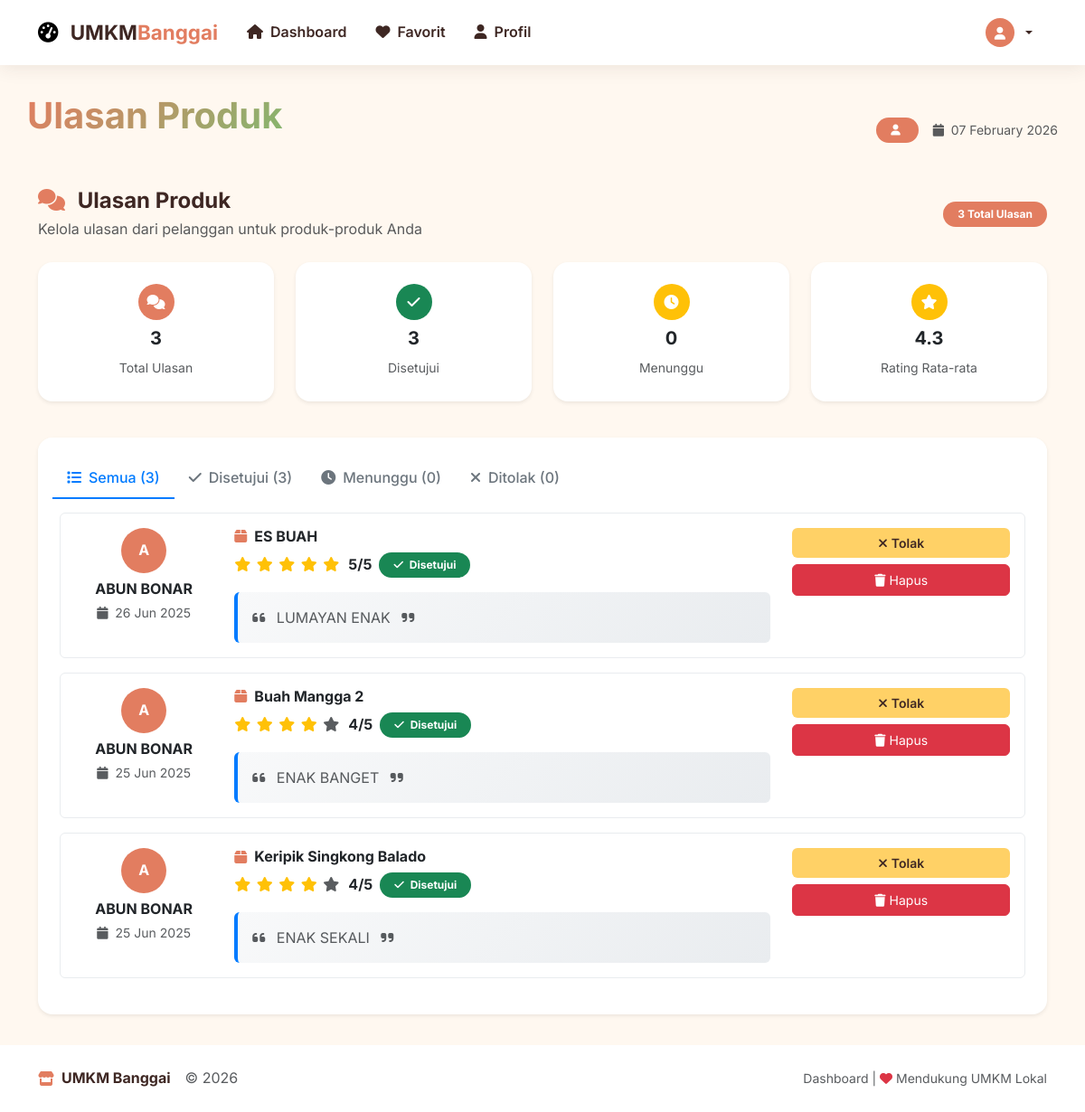
Page /index.php/seller/ulasan on the committed database.
### tables this page shows
CREATE TABLE `produk_ulasan` (
  `id` int(11) NOT NULL,
  `id_produk` int(11) NOT NULL,
  `id_user` int(11) NOT NULL,
  `rating` tinyint(1) NOT NULL,
  `komentar` text DEFAULT NULL,
  `status` enum('pending','approved','rejected') NOT NULL DEFAULT 'pending',
  `created_at` timestamp NOT NULL DEFAULT current_timestamp(),
  `updated_at` timestamp NOT NULL DEFAULT current_timestamp() ON UPDATE current_timestamp()
);

CREATE TABLE `users` (
  `id` int(11) NOT NULL,
  `nama` varchar(100) NOT NULL,
  `email` varchar(100) NOT NULL,
  `password` varchar(255) NOT NULL,
  `role` enum('admin','penjual','pengguna') NOT NULL DEFAULT 'pengguna',
  `created_at` timestamp NOT NULL DEFAULT current_timestamp(),
  `lokasi` varchar(255) DEFAULT NULL,
  `foto` varchar(255) DEFAULT NULL,
  `reset_token` varchar(255) DEFAULT NULL,
  `reset_token_expires_at` datetime DEFAULT NULL
);

CREATE TABLE `produk` (
  `id` int(11) NOT NULL,
  `id_toko` int(11) NOT NULL,
  `id_kategori` int(11) NOT NULL,
  `nama_produk` varchar(200) NOT NULL,
  `deskripsi` text DEFAULT NULL,
  `harga` int(11) NOT NULL DEFAULT 0,
  `status_produk` enum('Tersedia','Habis') NOT NULL DEFAULT 'Tersedia',
  `gambar_produk` varchar(255) DEFAULT 'default_produk.jpg',
  `link_whatsapp` varchar(255) DEFAULT NULL,
  `link_gofood` varchar(255) DEFAULT NULL,
  `link_grabfood` varchar(255) DEFAULT NULL,
  `link_shopeefood` varchar(255) DEFAULT NULL,
  `link_maxim` varchar(255) DEFAULT NULL,
  `rating_rata` decimal(2,1) DEFAULT 0.0,
  `jumlah_ulasan` int(11) DEFAULT 0,
  `created_at` timestamp NOT NULL DEFAULT current_timestamp()
);

### application/controllers/Seller.php (called while the page is built, shortened)
<?php
class Seller extends CI_Controller {
    private $toko_id;
    public function __construct() {
        $this->load->model(['Toko_model', 'Produk_model', 'Ulasan_model', 'Kategori_model', 'User_model']);
        $this->load->library('upload');
        $toko = $this->Toko_model->get_toko_by_user_id($this->session->userdata('id'));
        $this->toko_id = $toko ? $toko['id'] : NULL;
    }
    public function ulasan()
    {
        $data['title'] = 'Ulasan Produk';
        $data['ulasan_toko'] = $this->Ulasan_model->get_all_ulasan(null, 0, $this->toko_id);
        $data['page_content'] = 'seller/ulasan/index';
        $this->load->view('layouts/dashboard_layout', $data);
    }
}

### index.php (called while the page is built, shortened)
<?php
require_once BASEPATH.'core/CodeIgniter.php';

### application/models/Ulasan_model.php (called while the page is built, shortened)
<?php
class Ulasan_model extends CI_Model {
    public function get_all_ulasan($limit = null, $offset = 0, $id_toko = null)
    {
        $this->db->select('
            u.*,
            us.nama as nama_user,
            p.nama_produk,
            t.nama_toko
        ');
        $this->db->from('produk_ulasan u');
        $this->db->join('users us', 'u.id_user = us.id', 'left');
        $this->db->join('produk p', 'u.id_produk = p.id', 'left');
        $this->db->join('toko t', 'p.id_toko = t.id', 'left');
        $this->db->order_by('u.created_at', 'DESC');
        $query = $this->db->get();
        return $query->result_array();
    }
}

### application/views/seller/ulasan/_ulasan_item.php (the view, shortened to what this page needs)
<div class="ulasan-item border rounded p-3 mb-3 bg-white">
    <div class="row align-items-start">
        <div class="col-md-2 text-center mb-3 mb-md-0">
            <div class="rounded-circle bg-primary d-inline-flex align-items-center justify-content-center text-white fw-bold mb-2"
                 style="width: 50px; height: 50px;">
                <?php echo strtoupper(substr($ulasan['nama_user'], 0, 1)); ?>
            </div>
            <h6 class="fw-bold mb-1"><?php echo htmlspecialchars($ulasan['nama_user']); ?></h6>
            <small class="text-muted">
                <i class="fas fa-calendar me-1"></i>
                <?php echo date('d M Y', strtotime($ulasan['created_at'])); ?>
            </small>
        </div>
        <div class="col-md-7">
            <div class="d-flex align-items-center mb-2">
                <i class="fas fa-box me-2 text-primary"></i>
                <h6 class="fw-bold mb-0"><?php echo htmlspecialchars($ulasan['nama_produk']); ?></h6>
            </div>
            <div class="d-flex align-items-center mb-3">
                <div class="rating-stars me-2">
                    <?php for($i = 1; $i <= 5; $i++): ?>
                        <i class="fas fa-star <?php echo ($i <= $ulasan['rating']) ? 'text-warning' : 'text-muted'; ?>"></i>
                    <?php endfor; ?>
                </div>
                <span class="fw-bold me-2"><?php echo $ulasan['rating']; ?>/5</span>
                <?php
                $status_class = '';
                $status_text = '';
                $status_icon = '';
                switch($ulasan['status']) {
                    case 'approved':
                        $status_class = 'bg-success';
                        $status_text = 'Disetujui';
                        $status_icon = 'fas fa-check';
                        break;
                }
                ?>
                <span class="badge <?php echo $status_class; ?> rounded-pill px-3 py-2">
                    <i class="<?php echo $status_icon; ?> me-1"></i>
                    <?php echo $status_text; ?>
                </span>
            </div>
            <div class="review-comment p-3 bg-light rounded">
                <p class="mb-0 text-muted lh-base">
                    <i class="fas fa-quote-left me-2"></i>
                    <?php echo nl2br(htmlspecialchars($ulasan['komentar'])); ?>
                    <i class="fas fa-quote-right ms-2"></i>
                </p>
            </div>
        </div>
        <div class="col-md-3 text-end">
            <div class="btn-group-vertical w-100" role="group">
                <?php if ($ulasan['status'] == 'pending'): ?>
                    <a href="<?php echo site_url('seller/setujui_ulasan/' . $ulasan['id']); ?>"
                       class="btn btn-success btn-sm mb-2 btn-approve">
                        <i class="fas fa-check me-1"></i>Setujui
                    </a>
                    <a href="<?php echo site_url('seller/tolak_ulasan/' . $ulasan['id']); ?>"
                       class="btn btn-warning btn-sm mb-2 btn-reject">
                        <i class="fas fa-times me-1"></i>Tolak
                    </a>
                <?php elseif ($ulasan['status'] == 'approved'): ?>
                    <a href="<?php echo site_url('seller/tolak_ulasan/' . $ulasan['id']); ?>"
                       class="btn btn-warning btn-sm mb-2 btn-reject">
                        <i class="fas fa-times me-1"></i>Tolak
                    </a>
                <?php endif; ?>
                <a href="<?php echo site_url('seller/hapus_ulasan/' . $ulasan['id']); ?>"
                   class="btn btn-danger btn-sm btn-delete">
                    <i class="fas fa-trash me-1"></i>Hapus
                </a>
            </div>
        </div>
    </div>
</div>

### application/views/seller/ulasan/index.php (shortened to what this page needs)
<div class="container-fluid">
    <div class="row mb-4">
        <div class="col">
            <div class="d-flex align-items-center justify-content-between">
                <div>
                    <h4 class="fw-bold mb-1">
                        <i class="fas fa-comments me-2 text-primary"></i>
                        Ulasan Produk
                    </h4>
                    <p class="text-muted mb-0">Kelola ulasan dari pelanggan untuk produk-produk Anda</p>
                </div>
                <div>
                    <span class="badge bg-primary rounded-pill px-3 py-2">
                        <?php echo count($ulasan_toko); ?> Total Ulasan
                    </span>
                </div>
            </div>
        </div>
    </div>
    <div class="row mb-4">
        <?php
        $total_ulasan = count($ulasan_toko);
        $approved = array_filter($ulasan_toko, function($u) { return $u['status'] == 'approved'; });
        $pending = array_filter($ulasan_toko, function($u) { return $u['status'] == 'pending'; });
        $rejected = array_filter($ulasan_toko, function($u) { return $u['status'] == 'rejected'; });
        $avg_rating = 0;
        if (!empty($approved)) {
            $total_rating = array_sum(array_column($approved, 'rating'));
            $avg_rating = round($total_rating / count($approved), 1);
        }
        ?>
        <div class="col-md-3 mb-3">
            <div class="card border-0 shadow-sm text-center h-100">
                <div class="card-body">
                    <div class="rounded-circle bg-primary d-inline-flex align-items-center justify-content-center mb-2"
                         style="width: 40px; height: 40px;">
                        <i class="fas fa-comments text-white"></i>
                    </div>
                    <h5 class="fw-bold"><?php echo $total_ulasan; ?></h5>
                    <small class="text-muted">Total Ulasan</small>
                </div>
            </div>
        </div>
        <div class="col-md-3 mb-3">
            <div class="card border-0 shadow-sm text-center h-100">
                <div class="card-body">
                    <div class="rounded-circle bg-success d-inline-flex align-items-center justify-content-center mb-2"
                         style="width: 40px; height: 40px;">
                        <i class="fas fa-check text-white"></i>
                    </div>
                    <h5 class="fw-bold"><?php echo count($approved); ?></h5>
                    <small class="text-muted">Disetujui</small>
                </div>
            </div>
        </div>
        <div class="col-md-3 mb-3">
            <div class="card border-0 shadow-sm text-center h-100">
                <div class="card-body">
                    <div class="rounded-circle bg-warning d-inline-flex align-items-center justify-content-center mb-2"
                         style="width: 40px; height: 40px;">
                        <i class="fas fa-clock text-white"></i>
                    </div>
                    <h5 class="fw-bold"><?php echo count($pending); ?></h5>
                    <small class="text-muted">Menunggu</small>
                </div>
            </div>
        </div>
        <div class="col-md-3 mb-3">
            <div class="card border-0 shadow-sm text-center h-100">
                <div class="card-body">
                    <div class="rounded-circle bg-warning d-inline-flex align-items-center justify-content-center mb-2"
                         style="width: 40px; height: 40px;">
                        <i class="fas fa-star text-white"></i>
                    </div>
                    <h5 class="fw-bold"><?php echo $avg_rating; ?></h5>
                    <small class="text-muted">Rating Rata-rata</small>
                </div>
            </div>
        </div>
    </div>
    <div class="row">
        <div class="col-12">
            <div class="card border-0 shadow-sm">
                <div class="card-header bg-white border-0 pb-0">
                    <ul class="nav nav-tabs card-header-tabs" id="ulasanTabs">
                        <li class="nav-item">
                            <a class="nav-link active" id="semua-tab" data-bs-toggle="tab" href="#semua">
                                <i class="fas fa-list me-2"></i>Semua (<?php echo $total_ulasan; ?>)
                            </a>
                        </li>
                        <li class="nav-item">
                            <a class="nav-link" id="approved-tab" data-bs-toggle="tab" href="#approved">
                                <i class="fas fa-check me-2"></i>Disetujui (<?php echo count($approved); ?>)
                            </a>
                        </li>
                        <li class="nav-item">
                            <a class="nav-link" id="pending-tab" data-bs-toggle="tab" href="#pending">
                                <i class="fas fa-clock me-2"></i>Menunggu (<?php echo count($pending); ?>)
                            </a>
                        </li>
                        <li class="nav-item">
                            <a class="nav-link" id="rejected-tab" data-bs-toggle="tab" href="#rejected">
                                <i class="fas fa-times me-2"></i>Ditolak (<?php echo count($rejected); ?>)
                            </a>
                        </li>
                    </ul>
                </div>
                <div class="card-body">
                    <div class="tab-content">
                        <div class="tab-pane fade show active" id="semua">
                            <?php if (!empty($ulasan_toko)): ?>
                                <?php foreach ($ulasan_toko as $ulasan): ?>
                                    <?php echo $this->load->view('seller/ulasan/_ulasan_item', ['ulasan' => $ulasan], true); ?>
                                <?php endforeach; ?>
                            <?php endif; ?>
                        </div>
                    </div>
                </div>
            </div>
        </div>
    </div>
</div>

### rows in the picture
produk_ulasan: id_user.nama "A", id_user.nama "ABUN BONAR", created_at "26 Jun 2025", id_produk.nama_produk "ES BUAH", rating "5", status "Disetujui", komentar "LUMAYAN ENAK"
produk_ulasan: id_user.nama "A", id_user.nama "ABUN BONAR", created_at "25 Jun 2025", id_produk.nama_produk "Buah Mangga 2", rating "4", status "Disetujui", komentar "ENAK BANGET"
produk_ulasan: id_user.nama "A", id_user.nama "ABUN BONAR", created_at "25 Jun 2025", id_produk.nama_produk "Keripik Singkong Balado", rating "4", status "Disetujui", komentar "ENAK SEKALI"

### other values in the picture
$title "Ulasan Produk"
count($ulasan_toko) "3"
$total_ulasan "3"
count($approved) "3"
count($pending) "0"
$avg_rating "4.3"
count($rejected) "0"
